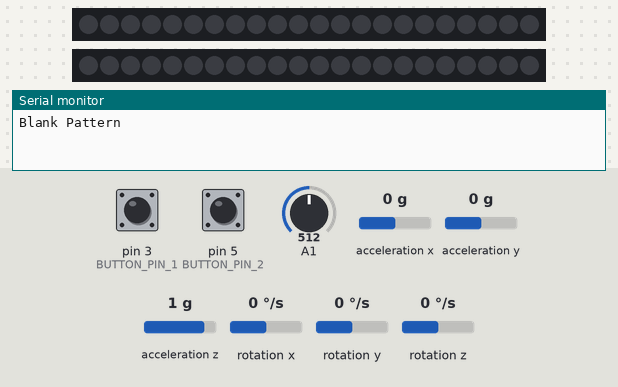
Bench run of a sketch on a simulated Arduino Uno, built with avr-gcc and run on an emulated ATmega328P. On the bench: 2 × 22 RGB LEDs in strip order, left to right, the last lines printed to the serial monitor. The inputs (shaded band) are chosen by the test bench; at power-on: pin 3 (BUTTON_PIN_1) HIGH, pin 5 (BUTTON_PIN_2) HIGH, A1 = 512, acceleration x 0 g, acceleration y 0 g, acceleration z 1 g, rotation x 0 °/s, rotation y 0 °/s, rotation z 0 °/s.

Above: at 1.2 s.
1.3 s: pin 3 (BUTTON_PIN_1) pulled LOW for 0.15 s
At 1.47 s:
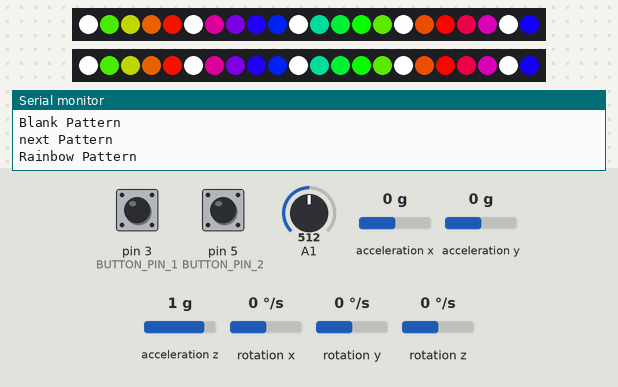
2.0 s: pin 3 (BUTTON_PIN_1) pulled LOW for 1 s
At 3.3 s:
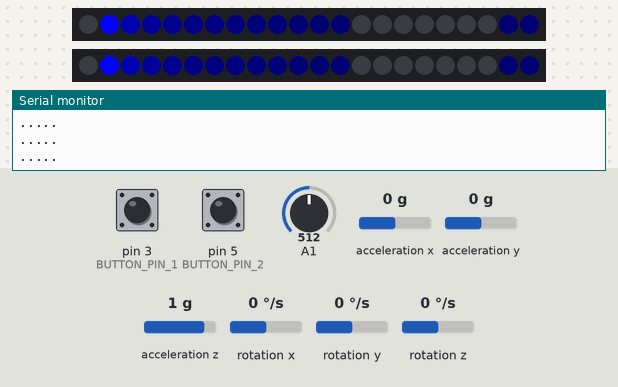
4.5 s: pin 5 (BUTTON_PIN_2) pulled LOW for 1 s
At 5.55 s:
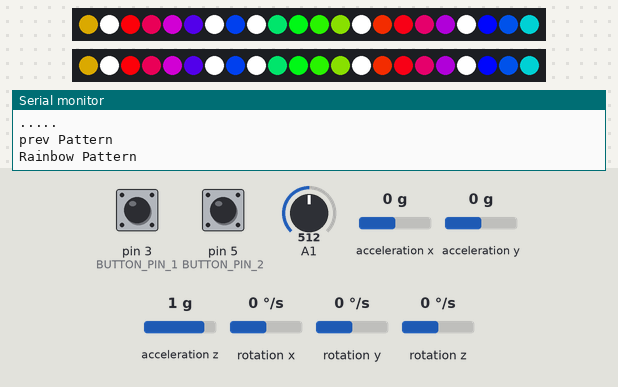
6.1 s: pin 5 (BUTTON_PIN_2) pulled LOW for 3.2 s
At 7.8 s:
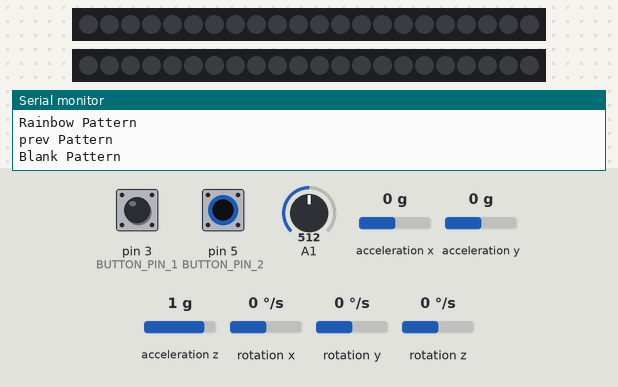
10.8 s: pin 5 (BUTTON_PIN_2) pulled LOW for 0.15 s
At 10.82 s:
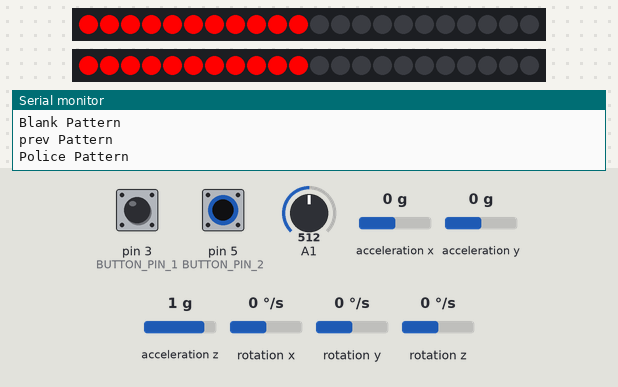
11.5 s: pin 5 (BUTTON_PIN_2) pulled LOW for 0.15 s
At 13.0 s:
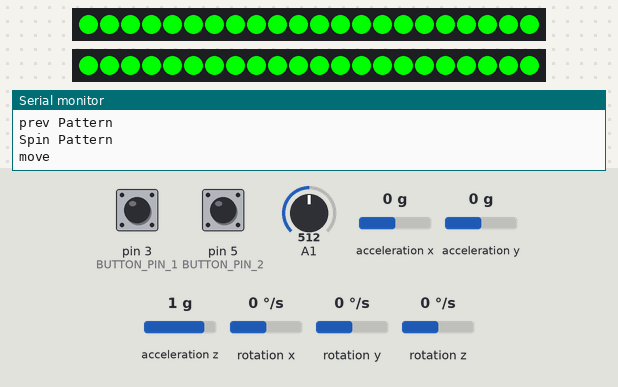
Timing chart, 0 to 14.5 s (numbered marks = the images above; inputs shaded):
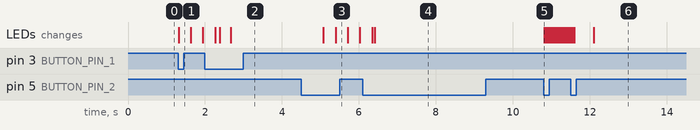

Measured:
- after the input at 1.3 s, the LEDs: change at once (image 1)
- after the input at 2.0 s, the LEDs: first differ from a run without the input after 0.38 s (image 2 shows a later state)
- after the input at 4.5 s, the LEDs: first change after 0.57 s (image 3 shows a later state)
- after the input at 6.1 s, the LEDs: first differ from a run without the input after 0.31 s (image 4)
- after the input at 10.8 s, the LEDs: change at once (image 5)
- after the input at 11.5 s, the LEDs: first differ from a run without the input after 0.10 s (image 6 shows a later state)

The sketch:

aVesty.ino
```cpp
#include <Adafruit_NeoPixel.h>
#include <Bounce2.h>


#define LEFT_STRIP_PIN 9
#define RIGHT_STRIP_PIN 11

#define LEFT_STRIP_NUM_LEDS 22
#define RIGHT_STRIP_NUM_LEDS 22

#define BRIGHTNESS_STEP 51 // step size for increasing or decreasing brightness

#define SA_COLOR_STEP 25


#define BUTTON_PIN_1 3 //Next Button
#define BUTTON_PIN_2 5 //Prev Button

//#define MIC_PIN A0
//#define MIC_GAIN_PIN 6
//#define MIC_OUTPUT_MAX 1024
//#define MIC_OUTPUT_MIN 200
//#define MIC_READ_TIME 50
//
//#define WHITE_NOISE_THRESHOLD 600


int max_brightness = 255; // maximum LED brightness

Adafruit_NeoPixel left_strip = Adafruit_NeoPixel(LEFT_STRIP_NUM_LEDS, LEFT_STRIP_PIN, NEO_GRB + NEO_KHZ800);
Adafruit_NeoPixel right_strip = Adafruit_NeoPixel(RIGHT_STRIP_NUM_LEDS, RIGHT_STRIP_PIN, NEO_GRB + NEO_KHZ800);


// Instantiate NEXT Bounce object
Bounce debouncer1 = Bounce();

// Instantiate PREV Bounce object
Bounce debouncer2 = Bounce();

//Light Pattern
int pattern = 0; // current pattern

void setup() {
  Serial.begin(115200);

// Setup buttons with an internal pull-up : ==================
  pinMode(BUTTON_PIN_1,INPUT_PULLUP);
  debouncer1.attach(BUTTON_PIN_1);
  debouncer1.interval(5); // interval in ms

  pinMode(BUTTON_PIN_2,INPUT_PULLUP);
  // After setting up the button, setup the Bounce instance :
  debouncer2.attach(BUTTON_PIN_2);
  debouncer2.interval(5); // interval in ms


//Initalize LED Strips: ======================================
  left_strip.setBrightness(max_brightness);
  left_strip.begin();
  left_strip.show(); // initialize all pixels to 'off'

  right_strip.setBrightness(max_brightness);
  right_strip.begin();
  right_strip.show(); // initialize all pixels to 'off'

  clearStrips();
  fft_setup();
  rainbow_setup();
  red_blue_setup();
  soundLevel_setup();
  spin_setup();

}

void loop() {

  if (pattern == 0) {
    Serial.println("Blank Pattern");
    blankStrips();
  }
  else if (pattern == 1) {
    Serial.println("Rainbow Pattern");
    rainbow();
  }
  else if (pattern == 2) {
    Serial.println("FFT Pattern");
    light_FFT();
  }
  else if (pattern == 3) {
    Serial.println("Volume Pattern");
    soundLevel();
  }
  else if (pattern == 4){
    Serial.println("Spin Pattern");
    spin();
  }
  else if (pattern == 5){
    Serial.println("Police Pattern");
    red_blue();
  }
  else{
    pattern = 0;
  }

}

bool checkButtons() {

  debouncer1.update();
  debouncer2.update();

  if (debouncer1.fallingEdge()) {
    Serial.println("next Pattern");

    int nextPattern = pattern + 1;
    changePattern(nextPattern);
    return false;
  }
  else if (debouncer2.fallingEdge()) {
    Serial.println("prev Pattern");

    int prevPattern = pattern - 1;
    changePattern(prevPattern);
    return false;
  }
  else{
    return true;
  }
}

void changePattern(int patternIn) {
  clearStrips();
  //loop forwards
  if (patternIn > 5){
    pattern = 0;
  }
  //loop backwards
  else if (patternIn < 0){
    pattern = 5;
  }
  else{
    pattern = patternIn;
  }
}

void clearStrips() {
  for (int i=0; i < LEFT_STRIP_NUM_LEDS; i++) {
    left_strip.setPixelColor(i, 0, 0, 0, 0);
  }
  for (int i=0; i < RIGHT_STRIP_NUM_LEDS+1; i++) {
    right_strip.setPixelColor(i, 0, 0, 0, 0);
  }
  left_strip.show();
  right_strip.show();
}

void blankStrips() {
  while(checkButtons()){
    for (int i=0; i < LEFT_STRIP_NUM_LEDS; i++) {
      left_strip.setPixelColor(i, 0, 0, 0, 0);
    }
    for (int i=0; i < RIGHT_STRIP_NUM_LEDS+1; i++) {
      right_strip.setPixelColor(i, 0, 0, 0, 0);
    }
    left_strip.show();
    right_strip.show();
  }
}

//COLORS=============================

//Input a value 0 to 255 to get a color value.
// The colours are a transition r - g - b - back to r.
uint32_t Wheel(byte WheelPos) {
  WheelPos = 255 - WheelPos;
  if(WheelPos < 85) {
  return left_strip.Color(255 - WheelPos * 3, 0, WheelPos * 3,0);
  }
  if(WheelPos < 170) {
  WheelPos -= 85;
  return left_strip.Color(0, WheelPos * 3, 255 - WheelPos * 3,0);
  }
  WheelPos -= 170;
  return left_strip.Color(WheelPos * 3, 255 - WheelPos * 3, 0,0);
}

uint8_t red(uint32_t c) {
  return (c >> 8);
}
uint8_t green(uint32_t c) {
  return (c >> 16);
}
uint8_t blue(uint32_t c) {
  return (c);
}
```

light_FFT.ino
```cpp
#include "arduinoFFT.h"

#define SAMPLES 128             //Must be a power of 2
#define SAMPLING_FREQUENCY 8000 //Hz, must be less than 10000 due to ADC


arduinoFFT FFT = arduinoFFT();

unsigned int sampling_period_us;
unsigned long microseconds;

double vReal[SAMPLES];
double vImag[SAMPLES];

float peakMax = 0;

void fft_setup() {
    sampling_period_us = round(1000000*(1.0/SAMPLING_FREQUENCY));
}

void light_FFT() {

   float levels[SAMPLES/4];

   for (int i=0; i< (SAMPLES/4); i++)
   {
      levels[i] = 0; // initialize levels to 0

//      Serial.print("Level ");
//      Serial.print(i);
//      Serial.print(": ");
//      Serial.println(levels[i]);
   }

   while(checkButtons()){
      //reset max for new sample set
//       peakMax = 0;

      /*SAMPLING*/
      for(int i=0; i<SAMPLES; i++)
      {
          microseconds = micros();    //Overflows after around 70 minutes!

          vReal[i] = analogRead(1);
          vImag[i] = 0;

          while(micros() < (microseconds + sampling_period_us)){
          }
      }

      /*FFT*/
      FFT.Windowing(vReal, SAMPLES, FFT_WIN_TYP_HAMMING, FFT_FORWARD);
      FFT.Compute(vReal, vImag, SAMPLES, FFT_FORWARD);
      FFT.ComplexToMagnitude(vReal, vImag, SAMPLES);

//      double peak = FFT.MajorPeak(vReal, SAMPLES, SAMPLING_FREQUENCY);
      /*PRINT RESULTS*/
//      Serial.println(peak);     //Print out what frequency is the most dominant.


//      Serial.println(peakMax);
      Serial.println("..... ");

      for(int i = 1; i<(SAMPLES/4); i++)
      {
        levels[i] = ( vReal[4*i] + levels[i]) / 2;

//        Serial.print("Level ");
//        Serial.print(i);
//        Serial.print(": ");
//        Serial.println(levels[i]);
        if(levels[i] > peakMax){
          peakMax = levels[i];
        }
      }

    float ratio = 0;
    int brightness = 1;
    /*Turn on lights*/
    for (int i=0; i < LEFT_STRIP_NUM_LEDS; i++) {

      //calculate light ratio
      ratio = levels[i]/peakMax;

      brightness = ratio*max_brightness;

//      Serial.print("brightness");
//      Serial.print(i);
//      Serial.print(": ");
//      Serial.println(brightness);


      left_strip.setPixelColor(i, 0, 0, ratio*max_brightness, 0);
      right_strip.setPixelColor(i, 0, 0, ratio*max_brightness, 0);

      //gradient lighting
//      left_strip.setPixelColor(i, (SA_COLOR_STEP*i + 255), (255 - SA_COLOR_STEP*i),0, 0);

    }

//    Serial.println("==================");

    left_strip.show();
    right_strip.show();
  }
}
```

rainbow.ino
```cpp
#define RNBW_WAIT 20

#define RNBW_LED_COLOR_INCREMENT 20 // affects how quickly color changes from one LED to the next
#define RNBW_LED_COLOR_MOVE_SPEED 24 // affects how fast the rainbow moves (must be factor of 256)

#define RNBW_LED_ACCENT_MOVE_SPEED 50 // affects the move speed of the accent animation
#define RNBW_LED_ACCENT_MOVE_DIST 1 // distance that the accents move each time

#define RNBW_LED_ACTIVE_ACCENT_LENGTH 1 // length of accents (in pixels)
#define RNBW_LED_ACTIVE_ACCENT_SPACING 5 // distance between starts of accents


void rainbow_setup() {}

void rainbow() {
	bool active_accents[max(LEFT_STRIP_NUM_LEDS, RIGHT_STRIP_NUM_LEDS)]; // array indicating which pixels are activated for the accent effect

	rnbw_setAccents(active_accents, RNBW_LED_ACTIVE_ACCENT_LENGTH, RNBW_LED_ACTIVE_ACCENT_SPACING);

	while(checkButtons()) {
		for(uint16_t j=0; j<256; j+=RNBW_LED_COLOR_MOVE_SPEED) {
      // iterate over color offset

      if ((millis() / RNBW_LED_ACCENT_MOVE_SPEED) % 2) {
        // shift accent
        rnbw_moveAccents(active_accents, RNBW_LED_ACCENT_MOVE_DIST);
      }

      for(uint16_t i=0; i<left_strip.numPixels(); i++) {
        // iterate over pixels
        uint32_t color = Wheel((RNBW_LED_COLOR_INCREMENT*i + j) & 255);

          // play "active" animation (rainbow)
          if (active_accents[i]) {
            // led is part of active accent
            left_strip.setPixelColor(i, max_brightness, max_brightness, max_brightness, max_brightness);
          } else {
            // led is active
            left_strip.setPixelColor(i, red(color) * max_brightness/255, green(color) * max_brightness/255, blue(color) * max_brightness/255, 0);
          }
      }
      for(uint16_t i=0; i<right_strip.numPixels(); i++) {
        // iterate over pixels
        uint32_t color = Wheel((RNBW_LED_COLOR_INCREMENT*i + j) & 255);

          // play "active" animation (rainbow)
          if (active_accents[i]) {
            // led is part of active accent
            right_strip.setPixelColor(i, max_brightness, max_brightness, max_brightness, max_brightness);
          } else {
            // led is active
            right_strip.setPixelColor(i, red(color) * max_brightness/255, green(color) * max_brightness/255, blue(color) * max_brightness/255, 0);
          }
      }
      left_strip.show();
      right_strip.show();
      delay(RNBW_WAIT);
    }
  }
}

// Initializes an accent array.  Assumes accent_leds has length LEFT_STRIP_NUM_LEDS
void rnbw_setAccents(bool accent_leds[], int led_accent_length, int led_accent_spacing) {
  // initialize accent pixels to be off
  for (int i = 0; i < LEFT_STRIP_NUM_LEDS; i++) {
    accent_leds[i] = false;
  }

  // turn on select accent pixels
  for (int i = 0; i < LEFT_STRIP_NUM_LEDS; i+=led_accent_spacing) {
    for (int j = 0; j < led_accent_length; j++) {
      accent_leds[i + j] = true;
    }
  }
}

// Moves an accent array.  Assumes accent_leds has length LEFT_STRIP_NUM_LEDS
void rnbw_moveAccents(bool accent_leds[], int dist) {
  bool end_values[abs(dist)];
  for (int i = 0; i < dist; i++) {
    end_values[i] = accent_leds[LEFT_STRIP_NUM_LEDS - dist + i];
  }

  for (int i = 0; i < LEFT_STRIP_NUM_LEDS - dist; i++) {
    // iterate backwards from end of accent array, set to value dist pixels ahead
    accent_leds[(LEFT_STRIP_NUM_LEDS - 1) - i] = accent_leds[(LEFT_STRIP_NUM_LEDS - 1) - i - dist];
  }
  for (int i = 0; i < dist; i++) {
    // push old end values onto front of accent array
    accent_leds[i] = end_values[i];
  }
}
```

red_blue.ino
```cpp
#define RB_WAIT 50 // millisecond wait time between flash steps

const bool rb_flash_sequence[] = {1, 0, 1, 0, 1, 0};
unsigned int rb_flash_sequence_length = 0;

void red_blue_setup() {
	rb_flash_sequence_length = sizeof(rb_flash_sequence) / sizeof(bool);
}

void red_blue() {
	bool flash_red = true;
	unsigned int flash_sequence_index = 0;

	while (checkButtons()) {
		if (rb_flash_sequence[flash_sequence_index]) {
			// strobe on
			if (flash_red) rb_setRed(max_brightness);
			else rb_setBlue(max_brightness);
		} else {
			// strobe off
			if(flash_red) rb_setRed(0);
			else rb_setBlue(0);
		}
		flash_sequence_index ++;
		if (flash_sequence_index >= rb_flash_sequence_length) {
			flash_sequence_index = 0;
			flash_red = !flash_red;
		}
		left_strip.show();
		right_strip.show();
		delay(RB_WAIT);
	}
}

void rb_setRed(uint8_t max_brightness) {
	for (int i=0; i < LEFT_STRIP_NUM_LEDS/2; i++) {
		left_strip.setPixelColor(i, max_brightness, 0, 0, 0);
	}
	for (int i=0; i < RIGHT_STRIP_NUM_LEDS/2; i++) {
		right_strip.setPixelColor(i, max_brightness, 0, 0, 0);
	}
}

void rb_setBlue(uint8_t max_brightness) {
	for (int i=LEFT_STRIP_NUM_LEDS/2; i < LEFT_STRIP_NUM_LEDS; i++) {
		left_strip.setPixelColor(i, 0, 0, max_brightness, 0);
	}
	for (int i=RIGHT_STRIP_NUM_LEDS/2; i < RIGHT_STRIP_NUM_LEDS; i++) {
		right_strip.setPixelColor(i, 0, 0, max_brightness, 0);
	}
}
```

soundLevel.ino
```cpp
const int sampleWindow = 50; // Sample window width in mS (50 mS = 20Hz)
unsigned int sample;

int numSound;

void soundLevel_setup()
{
   Serial.begin(115200);

   numSound = 0;
}


void soundLevel()
{
  while(checkButtons()){

   unsigned long startMillis= millis();  // Start of sample window
   unsigned int peakToPeak = 0;   // peak-to-peak level

   unsigned int signalMax = 0;
   unsigned int signalMin = 1024;

   // collect data for 50 mS
   while (millis() - startMillis < sampleWindow)
   {
      sample = analogRead(1);
      if (sample < 1024)  // toss out spurious readings
      {
         if (sample > signalMax)
         {
            signalMax = sample;  // save just the max levels
         }
         else if (sample < signalMin)
         {
            signalMin = sample;  // save just the min levels
         }
      }
   }
   peakToPeak = signalMax - signalMin;  // max - min = peak-peak amplitude
   double volts = (peakToPeak * 5.0) / 1024;  // convert to volts

   //number of led lights to light up out of 10 for both front and back
   numSound = ((int)(volts*10) + numSound)/2;

   //cap at 10 LEDs
   if(numSound > 11){
      numSound = 11;
   }

//   Serial.println(numSound);

    clearStrips();

    for (int i=0; i < numSound; i++) {
        left_strip.setPixelColor(i, (SA_COLOR_STEP*i + 255), (255 - SA_COLOR_STEP*i),0, 0);
        right_strip.setPixelColor(i, (SA_COLOR_STEP*i + 255), (255 - SA_COLOR_STEP*i),0, 0);
    }
    for (int k= LEFT_STRIP_NUM_LEDS; k > (LEFT_STRIP_NUM_LEDS - numSound); k--) {
        left_strip.setPixelColor(k, (255 - SA_COLOR_STEP*(k-12)), (SA_COLOR_STEP*(k-12)),0, 0);
        right_strip.setPixelColor(k, (255 - SA_COLOR_STEP*(k-12)), (SA_COLOR_STEP*(k-12)),0, 0);
    }


    left_strip.show();
    right_strip.show();
  }
}
```

spin.ino
```cpp
#include <Wire.h> // Must include Wire library for I2C
#include <SparkFun_MMA8452Q.h> // Includes the SFE_MMA8452Q library

// Begin using the library by creating an instance of the MMA8452Q
//  class. We'll call it "accel". That's what we'll reference from
//  here on out.
MMA8452Q accel;

float a;

int lastMove;
//update only after the movement has stopped
int checkTime = 2000; //2s

void spin_setup()
{
  a = accel.cz; //initialze to the z accel
}

// The loop function will simply check for new data from the
//  accelerometer and print it out if it's available.

void spin()
{
   accel.init(SCALE_2G, ODR_100); //data collection rate and acceleration scale

    lastMove = 0;

    while(checkButtons()){ //button clicking
      if (accel.available()){
      // First, use accel.read() to read the new variables:
      accel.read();
      // Then, call findChange() to calculate whether the person is accelerating (spinning).
      findChange();
    }
  }
}

//calculate the change in z acceleration
void findChange()
{
  float b = accel.cz; //new z accel
  float diff = a-b; //find the difference in accelerations

    if (abs(diff) > 0.1){
       Serial.print("move");
       for (int i=0; i < LEFT_STRIP_NUM_LEDS; i++) {
          left_strip.setPixelColor(i, max_brightness, 0, 0, 0);
        }
        for (int i=0; i < RIGHT_STRIP_NUM_LEDS; i++) {
           right_strip.setPixelColor(i, max_brightness, 0, 0, 0);
        }
        left_strip.show();
        right_strip.show();
        delay(500);
    }
      if(millis() - lastMove > checkTime){ //check to see how much time has passed
        a = accel.cz; //reset the idle acceleration
      }
      for (int i=0; i < LEFT_STRIP_NUM_LEDS; i++) {
            left_strip.setPixelColor(i, 0, max_brightness, 0, 0);
          }
          for (int i=0; i < RIGHT_STRIP_NUM_LEDS; i++) {
             right_strip.setPixelColor(i, 0, max_brightness, 0, 0);
          }

      left_strip.show();
      right_strip.show();

      Serial.println();
}
```
